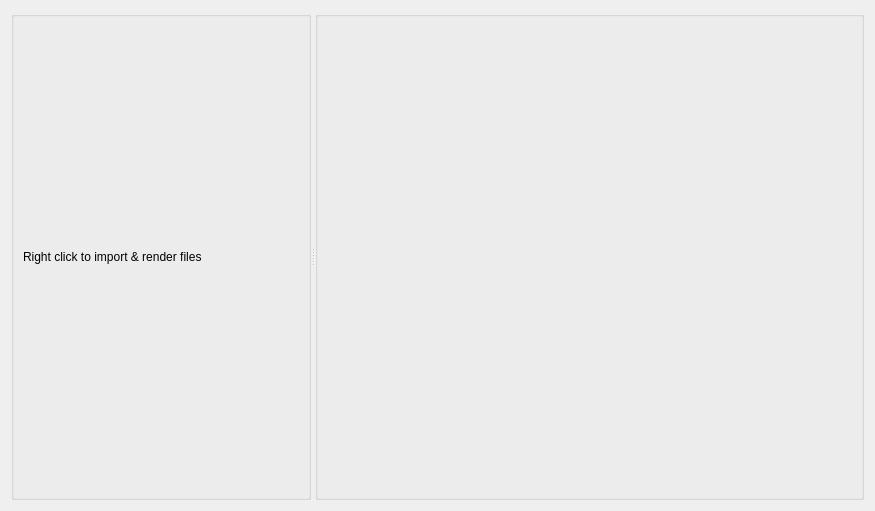
<?xml version="1.0" encoding="UTF-8"?>
<ui version="4.0">
 <class>MainWidget</class>
 <widget class="QWidget" name="MainWidget">
  <property name="geometry">
   <rect>
    <x>0</x>
    <y>0</y>
    <width>875</width>
    <height>511</height>
   </rect>
  </property>
  <property name="windowTitle">
   <string>Form</string>
  </property>
  <layout class="QGridLayout" name="gridLayout_3">
   <item row="1" column="0">
    <layout class="QVBoxLayout" name="verticalLayout_3">
     <item>
      <widget class="QSplitter" name="splitter">
       <property name="orientation">
        <enum>Qt::Horizontal</enum>
       </property>
       <widget class="QGroupBox" name="groupBox">
        <property name="maximumSize">
         <size>
          <width>300</width>
          <height>16777215</height>
         </size>
        </property>
        <property name="title">
         <string/>
        </property>
        <layout class="QGridLayout" name="gridLayout">
         <item row="0" column="0">
          <layout class="QVBoxLayout" name="verticalLayout">
           <item>
            <widget class="QLabel" name="label">
             <property name="text">
              <string>Right click to import &amp; render files</string>
             </property>
            </widget>
           </item>
           <item>
            <layout class="QVBoxLayout" name="treeWidgetLayout"/>
           </item>
          </layout>
         </item>
        </layout>
       </widget>
       <widget class="QGroupBox" name="groupBox_2">
        <property name="title">
         <string/>
        </property>
        <layout class="QGridLayout" name="gridLayout_2">
         <item row="0" column="0">
          <widget class="QStackedWidget" name="stackedWidget">
           <widget class="QWidget" name="page"/>
           <widget class="QWidget" name="page_2"/>
          </widget>
         </item>
        </layout>
       </widget>
      </widget>
     </item>
    </layout>
   </item>
  </layout>
 </widget>
 <resources/>
 <connections/>
</ui>
